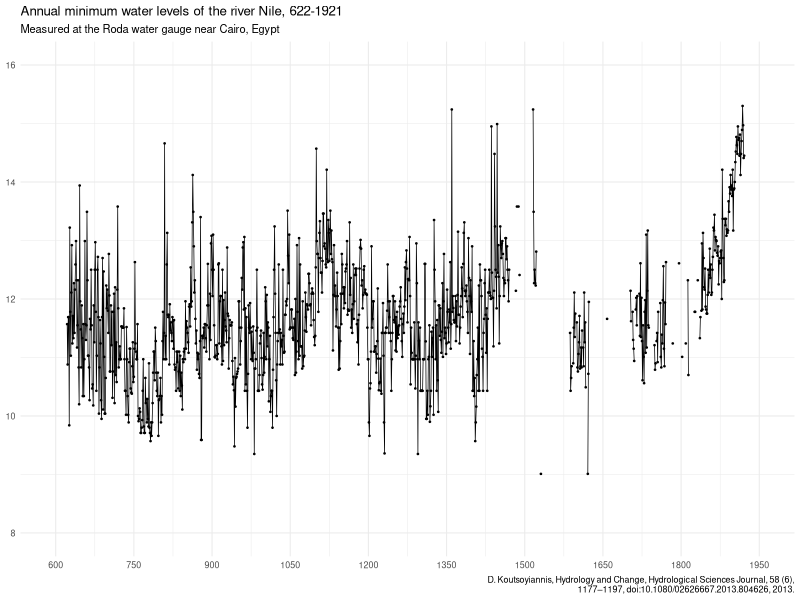
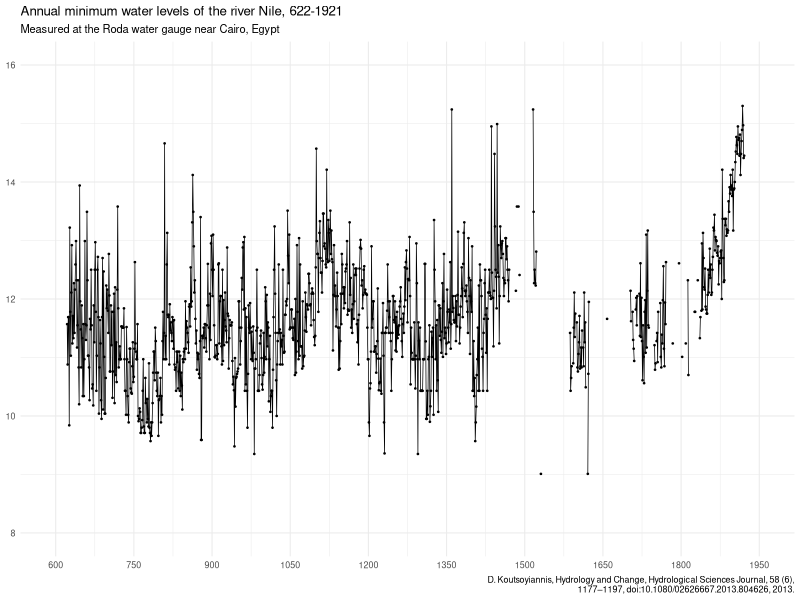

Here is the R script that generated these plots, in order:
## load packages ----
library(tidyverse)

## load data ----
# Source: https://www.itia.ntua.gr/en/docinfo/1351/
nilometer <- readxl::read_excel(path = "RodaNilometerData.xlsx", skip = 10) |> 
  select(2:6) |> 
  setNames(c("year", "min_level", "max_level", "min_depth", "max_depth"))

write_csv(x = nilometer, file = "nilometer.csv")


## plot ----
nilometer_caption <- "D. Koutsoyiannis, Hydrology and Change, Hydrological Sciences Journal, 58 (6), 1177–1197, doi:10.1080/02626667.2013.804626, 2013."

p <- ggplot(data = nilometer, mapping = aes(x = year)) +
  geom_line(mapping = aes(y = min_level), linewidth = 0.25) +
  geom_point(mapping = aes(y = min_level), size = 0.25) +
  scale_x_continuous(breaks = seq(600, 1950, 150), limits = c(600, 1950)) +
  scale_y_continuous(breaks = seq(8, 16, 2), limits = c(8, 16)) +
  labs(
    title = "Annual minimum water levels of the river Nile, 622-1921",
    subtitle = "Measured at the Roda water gauge near Cairo, Egypt",
    x = NULL, y = NULL,
    caption = str_wrap(nilometer_caption)
  ) +
  theme_minimal(base_size = 8)

print(p)

ggsave(filename = "nilometer.png", path = ".", plot = p, width = 14, height = 8, units = "cm", bg = "white")
